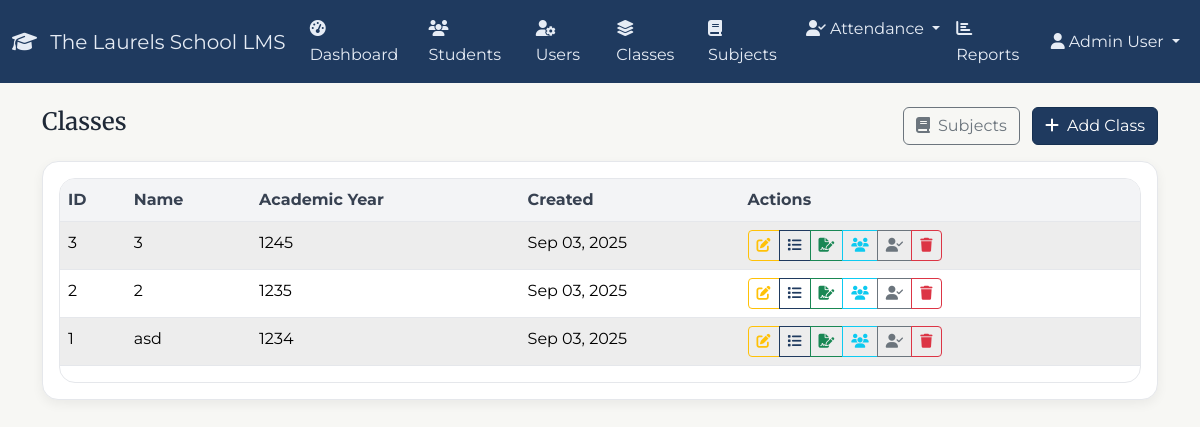
The app's page /admin/classes.php (signed in) with its own data.
### tables this page shows
CREATE TABLE `classes` (
  `id` int(11) NOT NULL,
  `name` varchar(100) NOT NULL,
  `academic_year` varchar(20) NOT NULL,
  `description` text DEFAULT NULL,
  `created_at` timestamp NOT NULL DEFAULT current_timestamp(),
  `updated_at` timestamp NOT NULL DEFAULT current_timestamp() ON UPDATE current_timestamp()
);

### admin/classes.php (the view, shortened to what this page needs)
<?php
$pdo = getDBConnection();
$pdo->exec("CREATE TABLE IF NOT EXISTS classes (
  id INT PRIMARY KEY AUTO_INCREMENT,
  name VARCHAR(100) NOT NULL,
  academic_year VARCHAR(20) NOT NULL,
  description TEXT DEFAULT NULL,
  created_at TIMESTAMP DEFAULT CURRENT_TIMESTAMP,
  updated_at TIMESTAMP DEFAULT CURRENT_TIMESTAMP ON UPDATE CURRENT_TIMESTAMP
) ENGINE=InnoDB DEFAULT CHARSET=utf8mb4;");
$action = $_GET['action'] ?? 'list';
$editClass = null;
$classes = [];
if ($action === 'list') {
    $classes = $pdo->query('SELECT * FROM classes ORDER BY created_at DESC')->fetchAll();
}
?>
<!DOCTYPE html>
<html lang="en">
<head>
    <link href="https://cdn.jsdelivr.net/npm/bootstrap@5.3.2/dist/css/bootstrap.min.css" rel="stylesheet">
    <link href="https://cdnjs.cloudflare.com/ajax/libs/font-awesome/6.4.0/css/all.min.css" rel="stylesheet">
    <link href="../assets/css/theme.css" rel="stylesheet">
</head>
<body>
<?php $active='dashboard'; include __DIR__.'/partials/navbar.php'; ?>
<div class="container mt-4">
    <?php if ($action === 'add' || $action === 'edit'): ?>
        <div class="d-flex justify-content-between align-items-center mb-3">
            <h1 class="h4"><?php echo $action==='add'?'Add Class':'Edit Class'; ?></h1>
            <a href="classes.php" class="btn btn-secondary"><i class="fas fa-arrow-left me-2"></i>Back</a>
        </div>
        <div class="card"><div class="card-body">
            <form method="POST" class="row g-3">
                <input type="hidden" name="action" value="<?php echo $action; ?>">
                <?php if ($action==='edit'): ?><input type="hidden" name="id" value="<?php echo (int)$editClass['id']; ?>"><?php endif; ?>
                <div class="col-md-6">
                    <label class="form-label">Class Name *</label>
                    <input name="name" class="form-control" required value="<?php echo htmlspecialchars($editClass['name'] ?? ''); ?>">
                </div>
                <div class="col-md-6">
                    <label class="form-label">Academic Year *</label>
                    <input name="academic_year" class="form-control" required value="<?php echo htmlspecialchars($editClass['academic_year'] ?? ''); ?>">
                </div>
                <div class="col-12">
                    <label class="form-label">Description</label>
                    <textarea name="description" class="form-control" rows="3"><?php echo htmlspecialchars($editClass['description'] ?? ''); ?></textarea>
                </div>
                <div class="col-12 d-flex justify-content-end">
                    <a href="classes.php" class="btn btn-secondary me-2">Cancel</a>
                    <button class="btn btn-primary"><i class="fas fa-save me-2"></i>Save</button>
                </div>
            </form>
        </div></div>
    <?php else: ?>
        <div class="d-flex justify-content-between align-items-center mb-3">
            <h1 class="h4">Classes</h1>
            <div>
                <a href="subjects.php" class="btn btn-outline-secondary me-2"><i class="fas fa-book me-2"></i>Subjects</a>
                <a href="classes.php?action=add" class="btn btn-primary"><i class="fas fa-plus me-2"></i>Add Class</a>
            </div>
        </div>
        <div class="card"><div class="card-body">
            <div class="table-responsive rounded-lg">
                <table class="table table-striped">
                    <thead><tr>
                        <th>ID</th>
                        <th>Name</th>
                        <th>Academic Year</th>
                        <th>Created</th>
                        <th>Actions</th>
                    </tr></thead>
                    <tbody>
                    <?php foreach ($classes as $c): ?>
                        <tr>
                            <td><?php echo $c['id']; ?></td>
                            <td><?php echo htmlspecialchars($c['name']); ?></td>
                            <td><?php echo htmlspecialchars($c['academic_year']); ?></td>
                            <td><?php echo date('M d, Y', strtotime($c['created_at'])); ?></td>
                            <td>
                            <div class="btn-group">
    <a href="classes.php?action=edit&id=<?php echo $c['id']; ?>" class="btn btn-sm btn-outline-warning"><i class="fas fa-edit"></i></a>
    <a href="class_subjects.php?class_id=<?php echo $c['id']; ?>" class="btn btn-sm btn-outline-primary" title="Manage Subjects"><i class="fas fa-list"></i></a>
    <a href="exams.php?class_id=<?php echo $c['id']; ?>" class="btn btn-sm btn-outline-success" title="Manage Exams"><i class="fas fa-file-signature"></i></a>
    <a href="class_students.php?class_id=<?php echo $c['id']; ?>" class="btn btn-sm btn-outline-info" title="Manage Students"><i class="fas fa-users"></i></a>
    <a href="class_attendance.php?class_id=<?php echo $c['id']; ?>" class="btn btn-sm btn-outline-secondary" title="Mark Attendance"><i class="fas fa-user-check"></i></a>
    <button type="button" class="btn btn-sm btn-outline-danger" onclick="confirmDelete(<?php echo $c['id']; ?>, '<?php echo htmlspecialchars($c['name']); ?>')"><i class="fas fa-trash"></i></button>
</div>
                            </td>
                        </tr>
                    <?php endforeach; ?>
                    </tbody>
                </table>
            </div>
        </div></div>
    <?php endif; ?>
</div>
</body>
</html>

### assets/css/theme.css (style rules this page uses)
:root { --color-navy: #1f3a5f; --color-navy-700: #163051; --color-green: #2a6f4e; --color-green-700: #225b40; --color-bg: #f7f7f4; --color-surface: #ffffff; --color-muted: #6b7280; --color-border: #e5e7eb; --radius-md: 12px; --radius-lg: 16px; --shadow-sm: 0 4px 12px rgba(0,0,0,0.06); --shadow-md: 0 8px 24px rgba(0,0,0,0.08); }
html, body { background: var(--color-bg); color: #1f2937; font-family: 'Montserrat', system-ui, -apple-system, Segoe UI, Roboto, Helvetica, Arial, 'Apple Color Emoji', 'Segoe UI Emoji', 'Segoe UI Symbol'; line-height: 1.6; }
h1, h2, h3, h4, h5, h6 { font-family: 'Merriweather', Georgia, 'Times New Roman', serif; color: var(--color-navy); }
.btn-primary { background: var(--color-navy); border-color: var(--color-navy-700); }
.btn-outline-primary { color: var(--color-navy); border-color: var(--color-navy); }
.card { border: 1px solid var(--color-border); border-radius: var(--radius-lg); box-shadow: var(--shadow-sm); background: var(--color-surface); }
.table { border-color: var(--color-border); }
.table thead th { background: #f3f4f6; color: #374151; border-bottom: 1px solid var(--color-border); }
.table-striped > tbody > tr:nth-of-type(odd) > * { background-color: #fafafa; }
.table-responsive { border-radius: var(--radius-lg); border: 1px solid var(--color-border); overflow: hidden; background: #fff; }
.rounded-lg { border-radius: var(--radius-lg) !important; }
.container .h1, .container .h2, .container .h3, .container .h4 { margin-bottom: .5rem; }
a { color: var(--color-navy); }

### records on screen
classes: id "3", name "3", academic_year "1245", created_at "Sep 03, 2025"
classes: id "2", name "2", academic_year "1235", created_at "Sep 03, 2025"
classes: id "1", name "asd", academic_year "1234", created_at "Sep 03, 2025"

### other values on screen
$_SESSION['user_name'] "Admin User"
